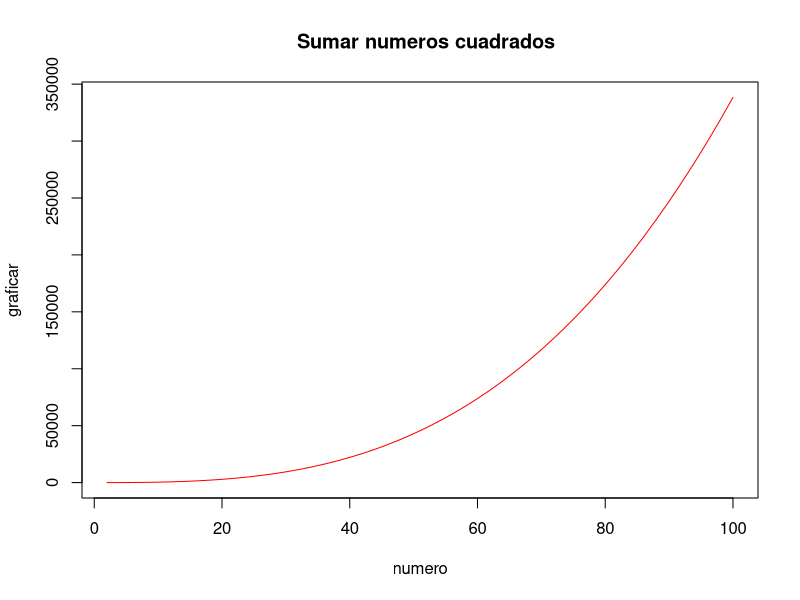

Write the R code that produced this figure.
# Sumar los n al cuadrado numeros

numero = c(seq(2,100,by=2))

suma <- function (numero) {
  
  total <- c()
  for (i in numero) {
    
    aux = 0
    
    for (j in 1 : i) {
      
      aux = aux + j^2
    }
    
    total = c (total, aux)
  }
  print(total)
  return (total)
}

graficar = suma (numero)
plot (numero , graficar , type = 'l', col ="red",main ="  Sumar numeros cuadrados")




